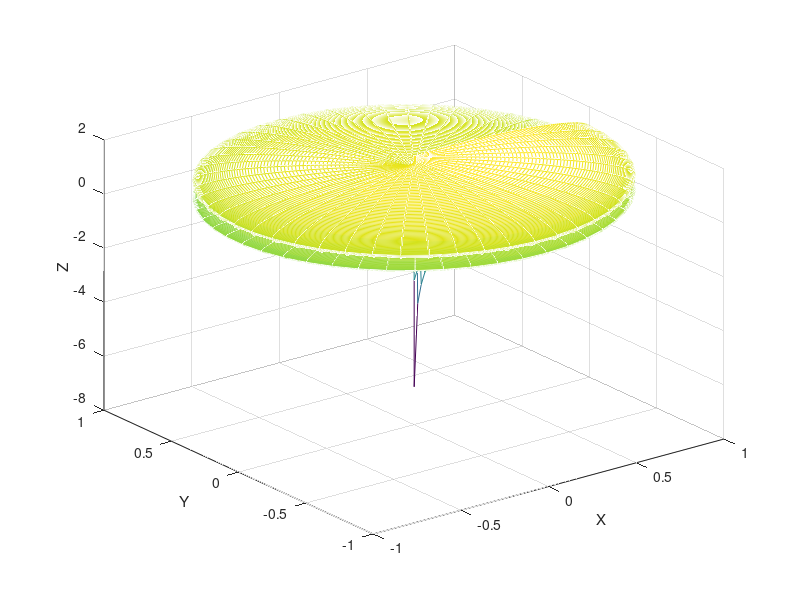

Recreate this plot in MATLAB.
u = linspace(0, 4*pi, 100);
v = linspace(0.001, 2, 100);
[u, v] = meshgrid(u, v);

x = cos(u) .* sin(v);
y = sin(u) .* sin(v);
z = cos(v) + log(tan(v./2) + u./5);

mesh(x, y, z);
xlabel('X');
ylabel('Y');
zlabel('Z');
grid on;
